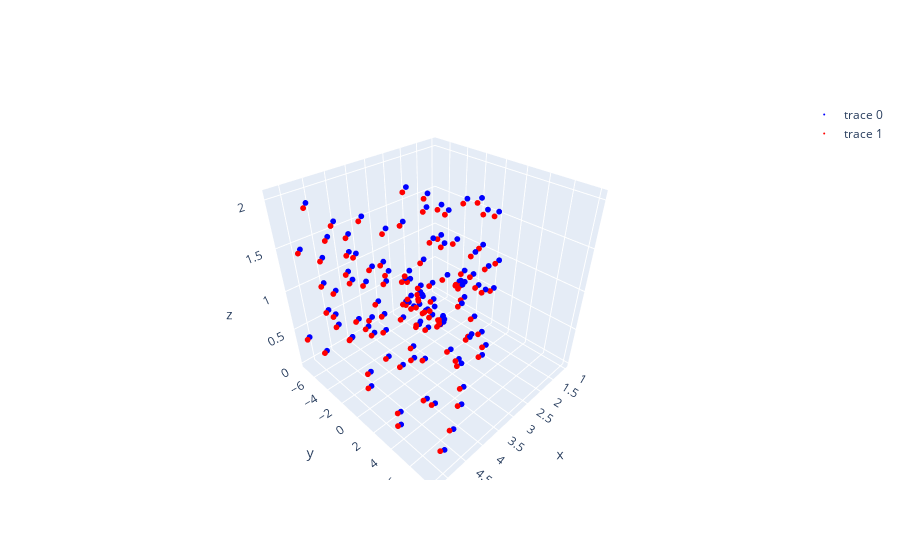

Here is the notebook cell this chart was saved with:
### Code cell
map = vo.get_map()
points = map['points']

C = camera.get_camera_transform()
points_hom = np.hstack((points, np.ones((len(points), 1))))
points_hom = np.dot(C, points_hom.T).T
points = points_hom[:, :3]

appearances = map['appearances']
set_1 = {'points': points, 'appearances': appearances}

set_2 = {'points': [], 'appearances': []}
world = data.get_world()
for i in range(len(world)):
    landmark_position = world[i]['landmark_position']
    landmark_appearances = world[i]['landmark_appearance']
    set_2['points'].append(landmark_position)
    set_2['appearances'].append(landmark_appearances)

matches = vo.data_association(set_1, set_2)
map_points = matches['points_1']
world_points = matches['points_2']

x_coords = [point[0]*0.204 for point in map_points]
y_coords = [point[1]*0.204 for point in map_points]
z_coords = [point[2]*0.204 for point in map_points]

fig = go.Figure()
fig.add_trace(go.Scatter3d(x=x_coords, y=y_coords, z=z_coords, mode='markers', marker=dict(size=2, color='blue')))

x_coords = [point[0] for point in world_points]
y_coords = [point[1] for point in world_points]
z_coords = [point[2] for point in world_points]

fig.add_trace(go.Scatter3d(x=x_coords, y=y_coords, z=z_coords, mode='markers', marker=dict(size=2, color='red')))
fig.show()
